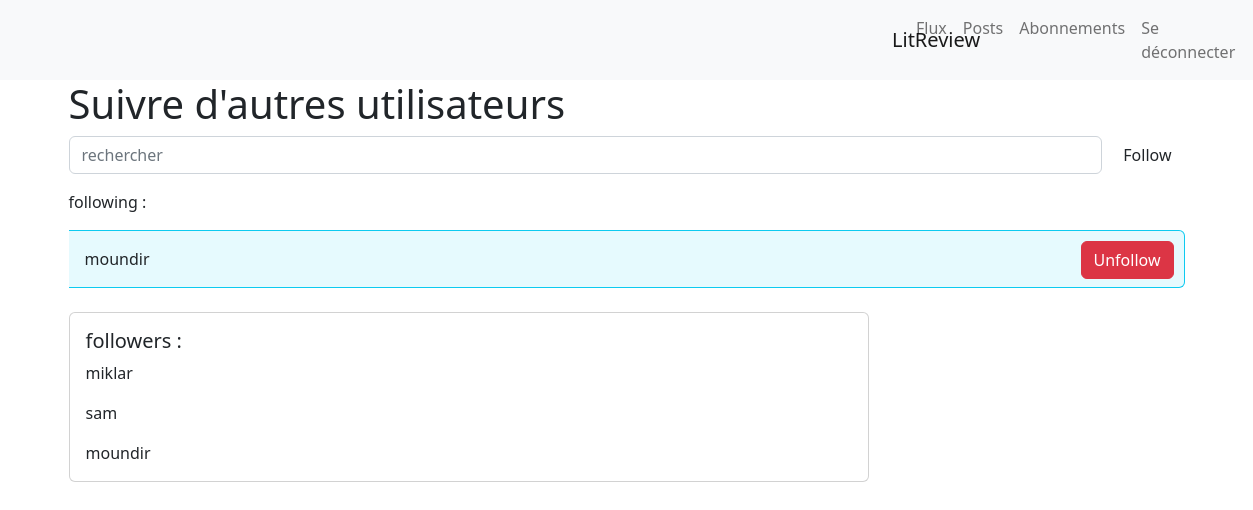
Page /follow/ (signed in) on the earlier database version.
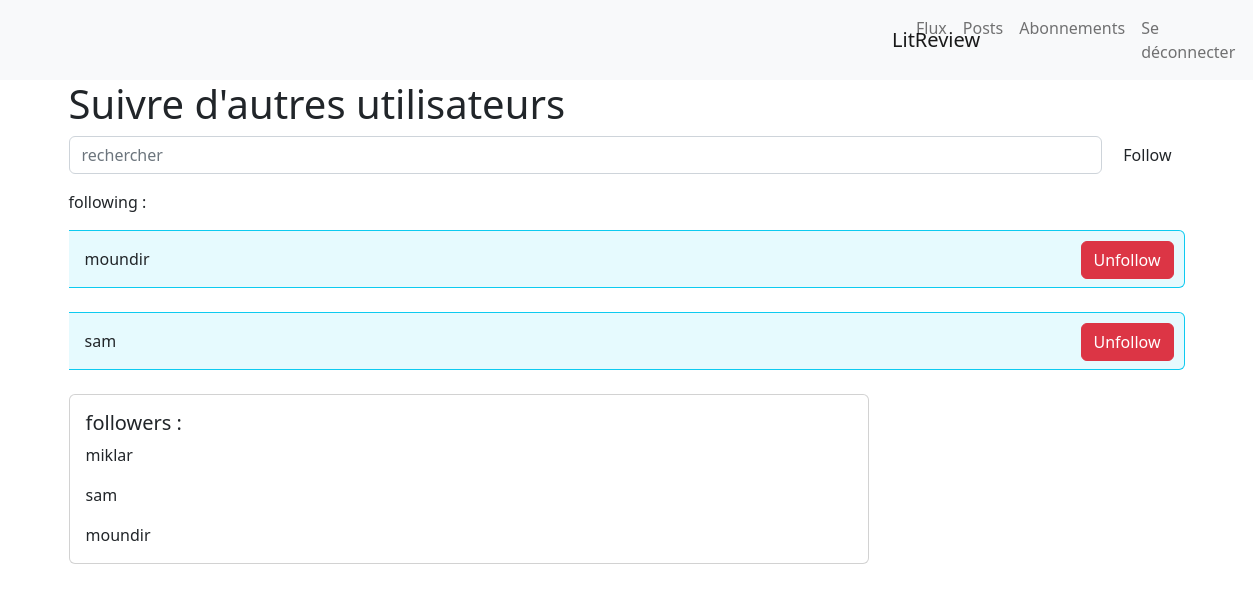
Same page on the later database version.
### flux/models.py (models this page shows)
class UserFollows(models.Model):
    user = models.ForeignKey(
        to=settings.AUTH_USER_MODEL,
        on_delete=models.CASCADE,
        related_name='following')
    followed_user = models.ForeignKey(to=settings.AUTH_USER_MODEL,
                                      on_delete=models.CASCADE,
                                      related_name='followers_by')
    class Meta:
        unique_together = ('user', 'followed_user',)

### flux/views.py (the view)
# urls.py: path('follow/', flux_views.follow_user, name='search'),
@login_required()
def follow_user(request):
    form = FollowForm(instance=request.user)
    if request.method == 'POST':
        if request.POST.get('search'):
            search = request.POST['search']
            follower = User.objects.get(Q(username__contains=search) & ~Q(username=request.user))
            follow = UserFollows(followed_user_id=follower.id, user_id=request.user.id)
            follow.save()
            return redirect('search')
    else:
        following = UserFollows.objects.filter(user=request.user)
        followers = UserFollows.objects.filter(followed_user=request.user)
        return render(request, 'flux/followers_search.html', {'following': following, 'followers': followers})

### flux/templates/flux/followers_search.html (shortened to what this page needs)
{% extends 'flux/base.html' %}
{% load static %}
{% block content %}
    <div class="container">
        <h1>Suivre d'autres utilisateurs</h1>
        <form class="d-flex" method="post" action="{% url 'search' %}" name="ows">
            <input class="form-control me-2"
                   type="search" placeholder="rechercher" name="search">
            <button class="btn btn-outline-sucess" type="submit">Follow</button>
        </form>
        <p>following :</p>
        {% for follows in following %}
            <div class="p-3 bg-info bg-opacity-10 border border-info border-start-0 rounded-end">
                {{ follows.followed_user }}
               <a class="btn btn-danger pull-right" href="{% url 'delete-user' follows.id %}" style="margin: -6px">Unfollow</a>
            </div>
            <br>
        {% endfor %}
<div class="card" style="width: 50rem;">
  <div class="card-body">
    <h5 class="card-title">followers :</h5>
   {% for follower in followers %}
       <p class="card-text">{{ follower.user }}</p>
        {% endfor %}
  </div>
</div>
    </div>
{% endblock %}

Differences in the rows shown:
added UserFollows: followed_user "sam", shown under "Suivre d'autres utilisateurs"
